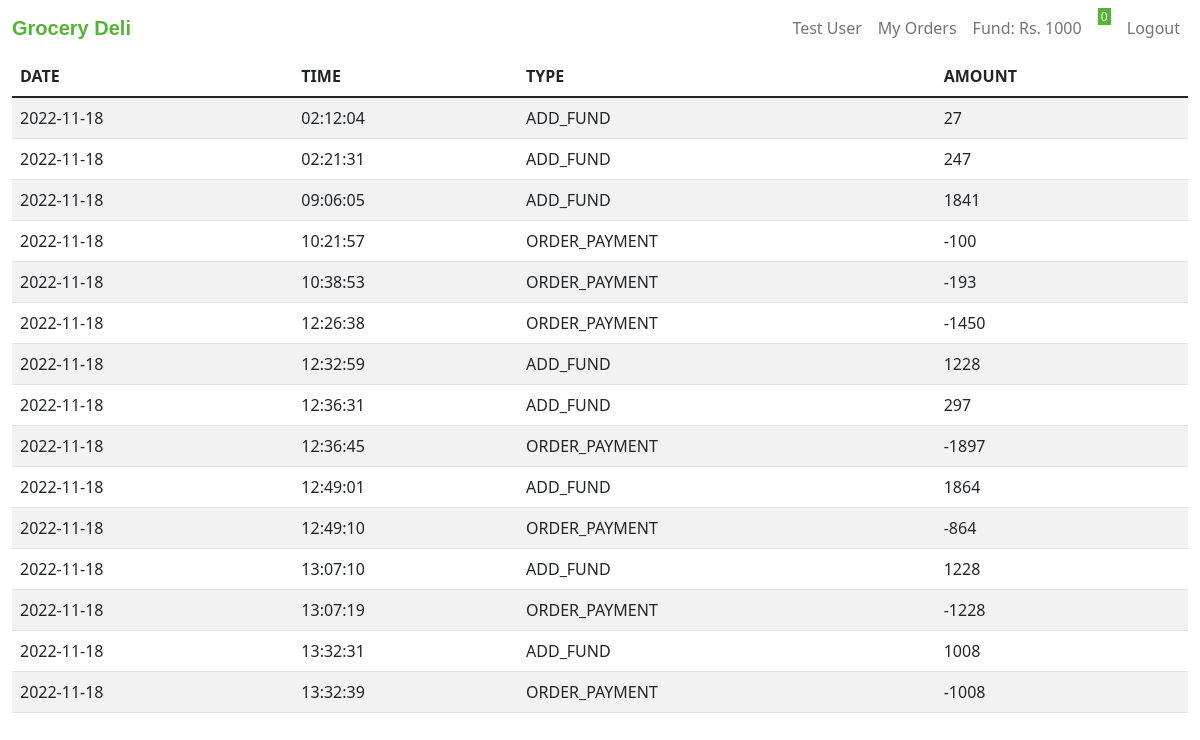
/transactions (signed in), run on the app's committed database.
### tables this page shows
CREATE TABLE users (user_id INTEGER PRIMARY KEY AUTOINCREMENT NOT NULL, name TEXT NOT NULL, email TEXT NOT NULL, phone INTEGER NOT NULL, hash TEXT NOT NULL, cash NUMERIC DEFAULT 0.00);

CREATE TABLE transactions(tran_id INTEGER PRIMARY KEY AUTOINCREMENT NOT NULL, user_id INTEGER NOT NULL, tran_type TEXT NOT NULL, amount NUMERIC NOT NULL, datetime TEXT NOT NULL, tran_status TEXT DEFAULT success);

### app.py (the view)
@app.route("/transactions")
@login_required
def transactions():
    user_id = session["user_id"]
    user_data = db.execute("SELECT * FROM users WHERE user_id = ?;", user_id)
    transactions = db.execute("SELECT * FROM transactions WHERE user_id = ?", user_id)
    for i in transactions:
        i["date"] = datetime.datetime.strptime(i["datetime"], '%Y-%m-%d %H:%M:%S').date()
        i["time"] = datetime.datetime.strptime(i["datetime"], '%Y-%m-%d %H:%M:%S').time()
    return render_template("transactions.html", transactions=transactions, user_data=user_data)

### app.py (called while the page is built)
@app.after_request
def after_request(response):
    response.headers["Cache-Control"] = "no-cache, no-store, must-revalidate"
    response.headers["Expires"] = 0
    response.headers["Pragma"] = "no-cache"
    return response

def login_required(f):
    @wraps(f)
    def decorated_function(*args, **kwargs):
        if session.get("user_id") is None:
            return redirect("/login")
        return f(*args, **kwargs)
    return decorated_function

### templates/transactions.html (shortened to what this page needs)
{% extends "layout.html" %}
{% block user %}
    {{ user_data[0]["name"] }}
{% endblock %}
{% block fund %}
    Fund: Rs. {{ user_data[0]["cash"] }}
{% endblock %}
{% block main %}
<table class="table table-striped">
    <thead>
        <tr>
            <th>DATE</th>
            <th>TIME</th>
            <th>TYPE</th>
            <th>AMOUNT</th>
        </tr>
    </thead>
    <tbody>
        {% for i in transactions %}
        <tr>
            <td>{{ i["date"] }}</td>
            <td>{{ i["time"] }}</td>
            <td>{{ i["tran_type"] }}</td>
            <td>{{ i["amount"] }}</td>
        </tr>
        {% endfor %}
    </tbody>
</table>
{% endblock %}

### data on the page
users: name "Test User", cash "1000"
transactions: date "2022-11-18", time "02:12:04", tran_type "ADD_FUND", amount "27"
transactions: date "2022-11-18", time "02:21:31", tran_type "ADD_FUND", amount "247"
transactions: date "2022-11-18", time "09:06:05", tran_type "ADD_FUND", amount "1841"
transactions: date "2022-11-18", time "10:21:57", tran_type "ORDER_PAYMENT", amount "-100"
transactions: date "2022-11-18", time "10:38:53", tran_type "ORDER_PAYMENT", amount "-193"
transactions: date "2022-11-18", time "12:26:38", tran_type "ORDER_PAYMENT", amount "-1450"
transactions: date "2022-11-18", time "12:32:59", tran_type "ADD_FUND", amount "1228"
transactions: date "2022-11-18", time "12:36:31", tran_type "ADD_FUND", amount "297"
transactions: date "2022-11-18", time "12:36:45", tran_type "ORDER_PAYMENT", amount "-1897"
transactions: date "2022-11-18", time "12:49:01", tran_type "ADD_FUND", amount "1864"
transactions: date "2022-11-18", time "12:49:10", tran_type "ORDER_PAYMENT", amount "-864"
transactions: date "2022-11-18", time "13:07:10", tran_type "ADD_FUND", amount "1228"
transactions: date "2022-11-18", time "13:07:19", tran_type "ORDER_PAYMENT", amount "-1228"
transactions: date "2022-11-18", time "13:32:31", tran_type "ADD_FUND", amount "1008"
transactions: date "2022-11-18", time "13:32:39", tran_type "ORDER_PAYMENT", amount "-1008"

### other printed values
{{ cart|length }} "0"
